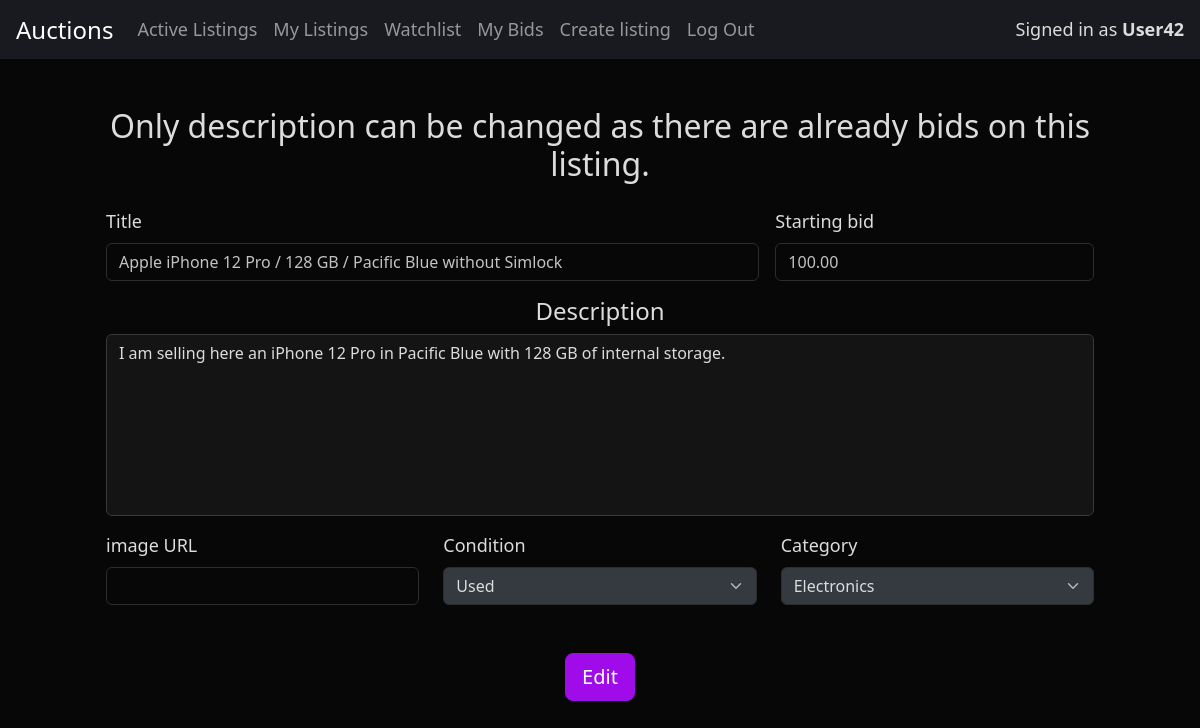
Screenshot of /3/listing-edit (signed in) with the database file from the repository.
### auctions/models.py (models this page shows, shortened)
class User(AbstractUser):
    pass

class Listing(models.Model):
    owner = models.ForeignKey(User, on_delete=models.CASCADE, related_name="owner")
    title = models.CharField(max_length=64)
    description = models.TextField()
    start_bid = models.DecimalField(max_digits=20, decimal_places=2)
    image = models.URLField(max_length=256)
    bids = models.ManyToManyField(Bid, blank=True, related_name="bids")
    condition = models.CharField(
        max_length=16, null=True, choices=CONDITION_CHOICES
    )
    category = models.CharField(
        max_length=32, default=None, null=True, blank=True, choices=CATEGORY_CHOICES
    )
    active_status = models.CharField(
        max_length=16, default="active", choices=STATUS_CHOICES
    )
    watchlist = models.ManyToManyField(User, blank=True, related_name="watching_users")
    comments = models.ManyToManyField(Comment, blank=True, related_name="comments")
    winner = models.OneToOneField(
        User, on_delete=models.SET_NULL, blank=True, null=True, default=None
    )

### auctions/views.py (the view, shortened to what this page needs)
# urls.py: path("<int:listing_id>/listing-edit", views.listing_edit, name="listing_edit"),
@login_required
def listing_edit(request, listing_id):
    listing = Listing.objects.get(pk=listing_id)
    if listing.owner != request.user:
        messages.error(request, "You cannot change a listing which is not yours")
        return HttpResponseRedirect(reverse("listing", args=(listing_id,)))
    if request.method == "GET":
        return render(request, "auctions/listing_edit.html", {
            "conditions": CONDITION_CHOICES,
            "categories": CATEGORY_CHOICES,
            "listing": listing,
        })

### auctions/templates/auctions/listing_edit.html
{% extends 'auctions/layout.html' %}
{% block body %}
    <div class="mx-lg-5 mt-md-5">
        <div class="mx-xl-3">
            <form action="{% url 'listing_edit' listing.id %}" method='POST'>
                {% include "auctions/helpers/listing_input.html" %}
                <div class="d-flex justify-content-center">
                    <input class="mt-5 btn btn-lg btn-purple" type="submit" value="Edit">
                </div>
            </form>
        </div>
    </div>
{% endblock body %}

### auctions/templates/auctions/layout.html (shortened to what this page needs)
{% load static %}
<!DOCTYPE html>
<html lang="en" data-bs-theme="dark">
    <head>
        <link href="{% static 'auctions/scss/styles.css' %}" rel="stylesheet">
    </head>
    <body>
        <nav class="navbar navbar-expand-lg navbar-dark sticky-top bg-accent d-flex justify-content-between px-3">
            <a class="navbar-brand" href="{% url 'index' %}">Auctions</a>
            <div class="collapse navbar-collapse flex-shrink-1" id="navbarNavDropdown">
                <ul class="navbar-nav mr-auto">
                    <li class="nav-item">
                        <a class="nav-link" href="{% url 'index' %}">Active Listings</a>
                    </li>
                    <li class="nav-item">
                        <a class="nav-link" href="{% url 'my_listings' %}">My Listings</a>
                    </li>
                    <li class="nav-item">
                        <a class="nav-link" href="{% url 'watchlist' %}">Watchlist</a>
                    </li>
                    <li class="nav-item">
                        <a class="nav-link" href="{% url 'mybids' %}">My Bids</a>
                    </li>
                    <li class="nav-item">
                        <a class="nav-link" href="{% url 'listing_create' %}">Create listing</a>
                    </li>
                    {% if user.is_authenticated %}
                        <li class="nav-item">
                            <a class="nav-link" href="{% url 'logout' %}">Log Out</a>
                        </li>
                    {% endif %}
                </ul>
            </div>
            <div id="computer-authenticated">
                {% if user.is_authenticated %}
                    Signed in as <strong>{{ user.username }}</strong>
                {% else %}
                    Not signed in.
                {% endif %}
            </div>
        </nav>
        <main class="container-md mt-4">
            {% block body %}
            {% endblock %}
        </main>
    </body>
</html>

### auctions/templates/auctions/helpers/listing_input.html (shortened to what this page needs)
<div class="row g-3">
    {% if listing.bids.exists %}
    <div class="text-center">
        <h2>Only description can be changed as there are already bids on this listing.</h2>
    </div>
    {% endif %}
    <div class="col-lg-8">
        <label for="listing-input-title" class="form-label">Title</label>
        <input class="form-control" name="title" value="{{ listing.title }}" id="listing-input-title" type="text" autocomplete="off" required
        {% if not listing.bids.exists %}>{% else %}disabled>{% endif %}
    </div>
    <div class="col-lg-4">
        <label for="listing-input-bid" class="form-label">Starting bid</label>
        <input class="form-control" name="start-bid" value="{{ listing.start_bid }}" id="listing-input-bid" type="text" autocomplete="off" required
        {% if not listing.bids.exists %}>{% else %}disabled>{% endif %}
    </div>
</div>
<div class="mt-3">
    <h4 class="text-center"><label for="listing-input-description">Description</label></h4>
    <textarea class="form-control w-100 no-resize" name="description" value="" id="listing-input-description" rows="7" required>{{ listing.description }}</textarea>
</div>
<div class="row">
    <div class="mt-3 col-12 col-sm-4">
        <label for="listing-input-image" class="form-label">image URL</label>
        <input id="listing-input-image" class="form-control" name="image-url" value="{{ listing.image }}" id="listing-input-image" type="url" autocomplete="off"
        {% if not listing.bids.exists %}>{% else %}disabled>{% endif %}
    </div>
    <div class="mt-3 col">
        <label for="listing-input-condition" class="form-label"> Condition</label>
        <select id="listing-input-condition" name="condition" class="form-select"
        {% if not listing.bids.exists %}>{% else %}disabled>{% endif %}
            {% for condition_value, condition_text in conditions %}
                {% if condition_value == listing.condition %}
                    <option value="{{ condition_value }}" selected>{{ condition_text }}</option>
                {% else %}
                    <option value="{{ condition_value }}">{{ condition_text }}</option>
                {% endif %}
            {% endfor %}
        </select>
    </div>
    <div class="mt-3 col">
        <label for="listing-input-category" class="form-label">Category</label>
        <select id="listing-input-category" name="category" class="form-select"
        {% if not listing.bids.exists %}>{% else %}disabled>{% endif %}
        {% for category_value, category_text in categories %}
                {% if category_value == listing.category %}
                    <option value="{{ category_value }}" selected>{{ category_text }}</option>
                {% else %}
                    <option value="{{ category_value }}">{{ category_text }}</option>
                {% endif %}
            {% endfor %}
        </select>
    </div>
</div>

### rows the page displays
User: username "User42"
Listing: title "Apple iPhone 12 Pro / 128 GB / Pacific Blue without Simlock", start-bid "100.00", description "I am selling here an iPhone 12 Pro in Pacific Blue with 128 GB of internal storage.", condition "Used", category "Electronics"
